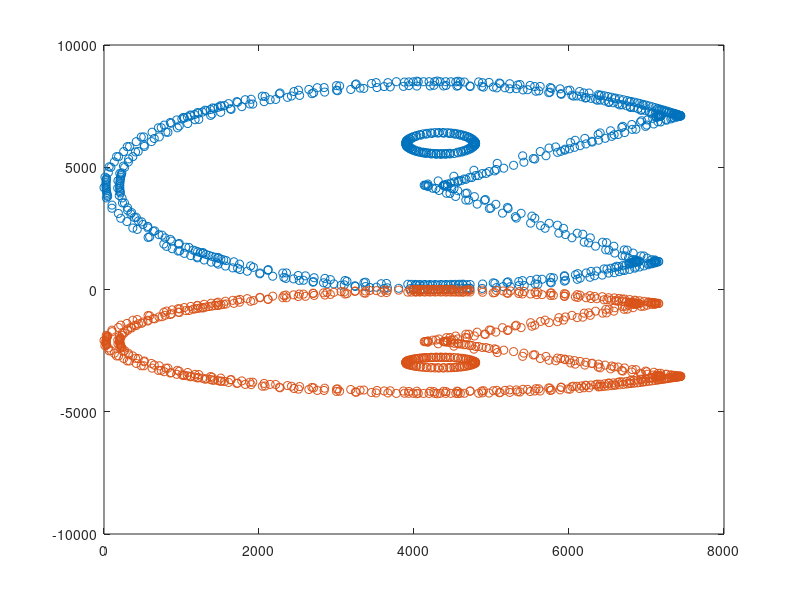

This chart was generated by the following MATLAB code:
clc;
clf;
clear;
csv = csvread('punktman.csv');

function a = trans (Tx, Ty)
  a = [1,0,Tx;0,1,Ty;0,0,1];
endfunction
%
function a = scaling (Sx, Sy)
  a = [Sx,0,0;0,Sy,0;0,0,1];
endfunction 
%
function a = obrot (obr)
  %zamias cos i sin ---> cosd i sind
  a = [cosd(obr),-sind(obr),0;sind(obr),cosd(obr),0;0,0,1];
endfunction
%
% obraz dosuniety do punktu (0,0)
minY = min(csv(:,2));
minX = min(csv(:,1));
macierz = trans(-minX, -minY);
[rows, cols] = size(csv);
csv_out = [csv, ones(rows,1)];
csv_out = macierz * csv_out';
csv_out_1 = csv_out';

% lustrzane odbicie
csv_out = csv_out_1;
macierz_s = scaling(1,-0.5);
csv_out_odbicie = macierz_s * csv_out';
csv_out_odbicie = csv_out_odbicie';
plot(csv_out_1(:,1), csv_out_1(:,2), 'o');
hold on;
plot(csv_out_odbicie(:,1), csv_out_odbicie(:,2), 'o');
